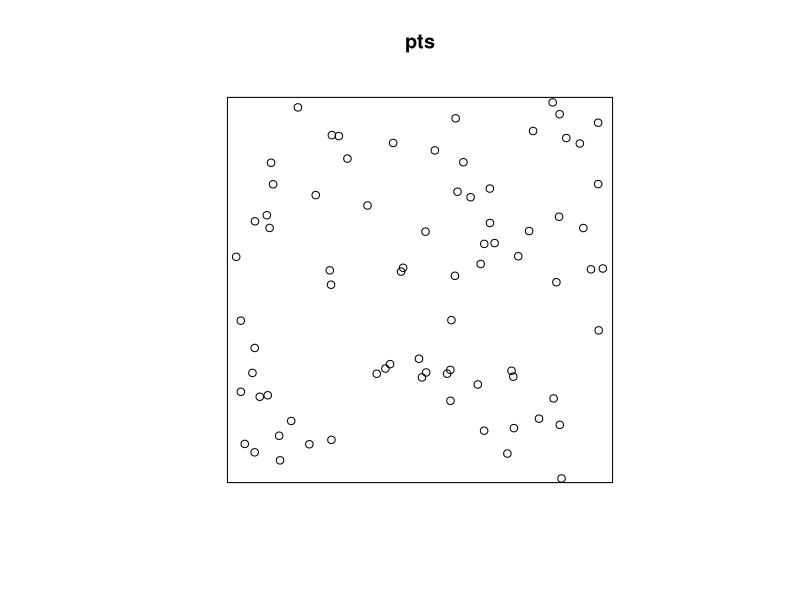
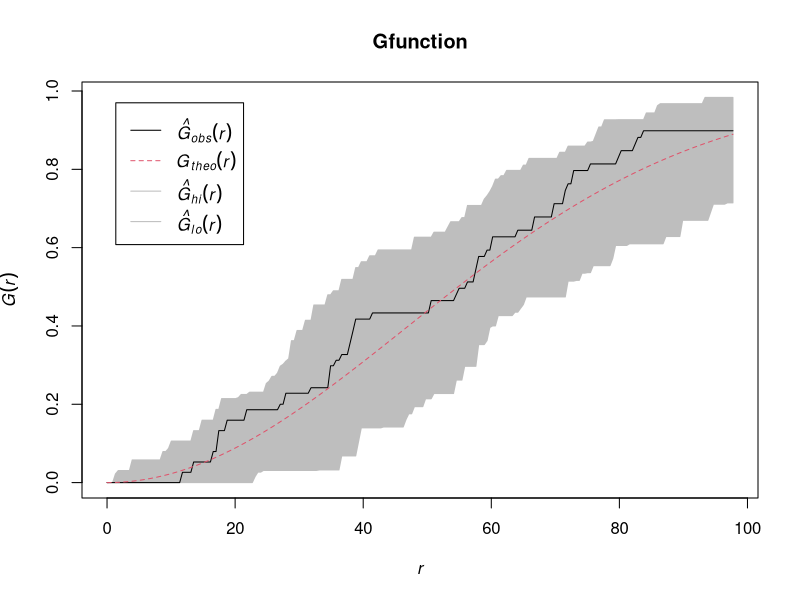

R code for these plots, in order:
#Load libraries
library(spatstat)
library(tidyverse)
library(openxlsx)

#Read in Coordinates of cells (based on DAPI+ nuclei) from ImageJ "Analyze particles" Results
#The "Centroid" Parameter in Analyze > Set Measurements should be checked to obtain the coordinate columns "X" and "Y"
df <- read_csv("PPP example file.csv")

#the example file is a square picture of 1024*1024 pixels. the values in the "window =" may differ according to the size of image and scaling
pts <- ppp(df$X,df$Y, window = square(1024)) 

#plot pts to check whether it matches the image (May be excluded once the validity of the code has been confirmed)
plot(pts)

#Nearest Neighbor distances           
NND <- nndist(pts, k = 1)

#Spatial G-function
Gfunction <- envelope(pts, Gest)
plot(Gfunction)

#Export Results to Excel for further analysis
write.xlsx(NND, "NND.xlsx")
write.xlsx(Gfunction, "Spatial G function.xlsx")
